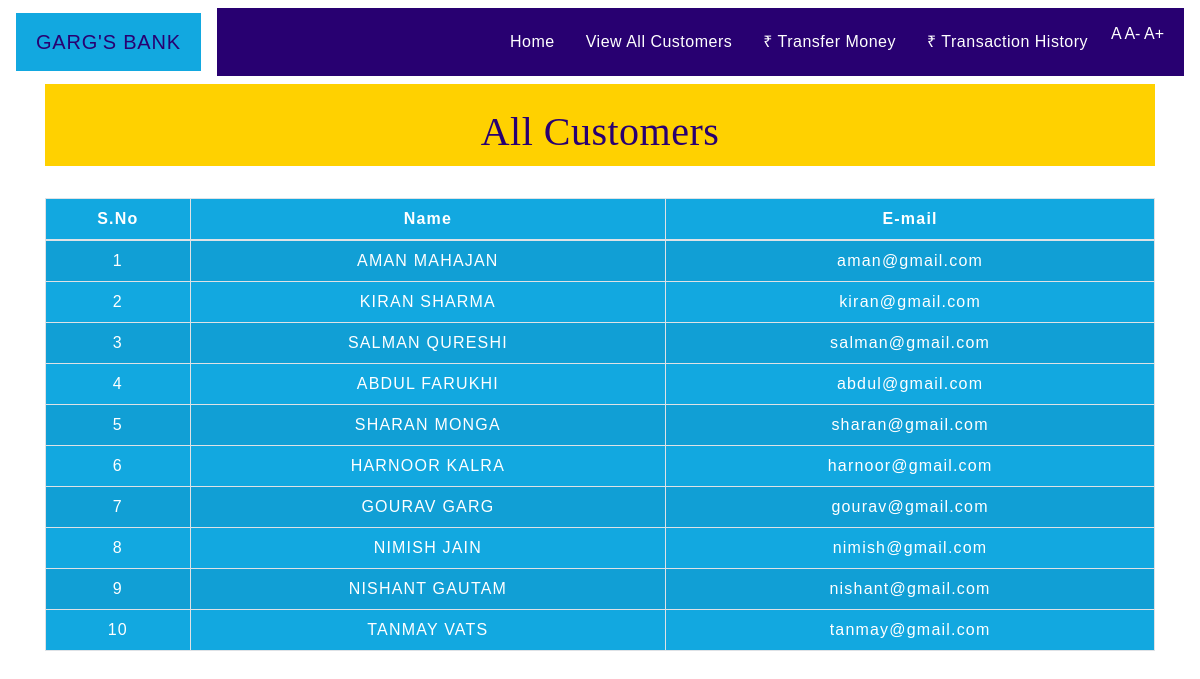
Page /viewall.php on the committed database.
### tables this page shows
CREATE TABLE `users` (
  `id` int(3) NOT NULL,
  `name` text NOT NULL,
  `email` varchar(30) NOT NULL,
  `balance` int(8) NOT NULL
);

### viewall.php (the view, shortened to what this page needs)
<!DOCTYPE html>
<html lang="en">
<head>
    <link rel="stylesheet" href="https://maxcdn.bootstrapcdn.com/bootstrap/4.0.0/css/bootstrap.min.css">
    <link rel="stylesheet" type="text/css" href="css/table.css">
    <link rel="stylesheet" type="text/css" href="css/navbar.css">
</head>
<body>
<?php
    include 'config.php';
    $sql = "SELECT * FROM users";
    $result = mysqli_query($conn,$sql);
?>
<?php
  include 'navbar.php';
?>
<div class="container">
        <h2 class="text-center pt-4" style="background:#ffd100;padding:10px 20px;color:#280071;">All Customers</h2>
        <br>
            <div class="row">
                <div class="col">
                    <div class="table-responsive-sm">
                    <table class="table table-hover table-sm table-striped table-condensed table-bordered" style="background:#12a8e0;color:#fff;">
                        <thead>
                            <tr>
                            <th scope="col" class="text-center py-2">S.No</th>
                            <th scope="col" class="text-center py-2">Name</th>
                            <th scope="col" class="text-center py-2">E-mail</th>
                            </tr>
                        </thead>
                        <tbody>
                <?php
					$i=0;
                    while($rows=mysqli_fetch_assoc($result)){
						$i++;
                ?>
                    <tr>
                        <td class="py-2"><?php echo $i ?></td>
                        <td class="py-2"><?php echo $rows['name']?></td>
                        <td class="py-2"><?php echo $rows['email']?></td>
                    </tr>
                <?php
                    }
                ?>
                        </tbody>
                    </table>
                    </div>
                </div>
            </div>
         </div>
</body>
</html>

### css/table.css (style rules this page uses)
* { padding: 0; margin: 0; box-sizing: border-box; font-family: sans-serif; }
h2 { font-size: 40px; }
table { letter-spacing: 1.2px; }
td { text-align: center; }

### css/navbar.css (style rules this page uses)
h2 { color: #4C4B4B; letter-spacing: 0.5px; font-family: verdana; }

### rows in the picture
users: name "AMAN MAHAJAN", email "aman@gmail.com"
users: name "KIRAN SHARMA", email "kiran@gmail.com"
users: name "SALMAN QURESHI", email "salman@gmail.com"
users: name "ABDUL FARUKHI", email "abdul@gmail.com"
users: name "SHARAN MONGA", email "sharan@gmail.com"
users: name "HARNOOR KALRA", email "harnoor@gmail.com"
users: name "GOURAV GARG", email "gourav@gmail.com"
users: name "NIMISH JAIN", email "nimish@gmail.com"
users: name "NISHANT GAUTAM", email "nishant@gmail.com"
users: name "TANMAY VATS", email "tanmay@gmail.com"
